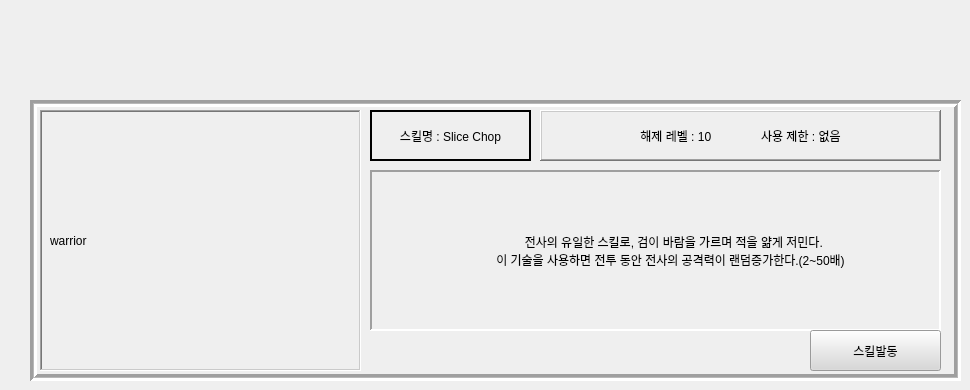
               <widget class="QWidget" name="page_4">
                <widget class="QFrame" name="frame_0">
                 <property name="geometry">
                  <rect>
                   <x>30</x>
                   <y>100</y>
                   <width>931</width>
                   <height>281</height>
                  </rect>
                 </property>
                 <property name="styleSheet">
                  <string notr="true"/>
                 </property>
                 <property name="frameShape">
                  <enum>QFrame::Box</enum>
                 </property>
                 <property name="frameShadow">
                  <enum>QFrame::Sunken</enum>
                 </property>
                 <property name="lineWidth">
                  <number>3</number>
                 </property>
                 <property name="midLineWidth">
                  <number>1</number>
                 </property>
                 <widget class="QFrame" name="lb_frame_0">
                  <property name="geometry">
                   <rect>
                    <x>10</x>
                    <y>10</y>
                    <width>321</width>
                    <height>261</height>
                   </rect>
                  </property>
                  <property name="frameShape">
                   <enum>QFrame::WinPanel</enum>
                  </property>
                  <property name="frameShadow">
                   <enum>QFrame::Sunken</enum>
                  </property>
                  <property name="lineWidth">
                   <number>2</number>
                  </property>
                  <property name="midLineWidth">
                   <number>1</number>
                  </property>
                  <widget class="QLabel" name="gif_0">
                   <property name="geometry">
                    <rect>
                     <x>10</x>
                     <y>10</y>
                     <width>301</width>
                     <height>241</height>
                    </rect>
                   </property>
                   <property name="text">
                    <string>warrior</string>
                   </property>
                  </widget>
                 </widget>
                 <widget class="QFrame" name="frame_0_1">
                  <property name="geometry">
                   <rect>
                    <x>340</x>
                    <y>10</y>
                    <width>161</width>
                    <height>51</height>
                   </rect>
                  </property>
                  <property name="frameShape">
                   <enum>QFrame::WinPanel</enum>
                  </property>
                  <property name="frameShadow">
                   <enum>QFrame::Plain</enum>
                  </property>
                  <property name="lineWidth">
                   <number>2</number>
                  </property>
                  <property name="midLineWidth">
                   <number>1</number>
                  </property>
                  <widget class="QLabel" name="Slice_chop">
                   <property name="geometry">
                    <rect>
                     <x>0</x>
                     <y>10</y>
                     <width>161</width>
                     <height>31</height>
                    </rect>
                   </property>
                   <property name="text">
                    <string>스킬명 : Slice Chop</string>
                   </property>
                   <property name="alignment">
                    <set>Qt::AlignCenter</set>
                   </property>
                  </widget>
                 </widget>
                 <widget class="QFrame" name="frame_0_2">
                  <property name="geometry">
                   <rect>
                    <x>510</x>
                    <y>10</y>
                    <width>401</width>
                    <height>51</height>
                   </rect>
                  </property>
                  <property name="autoFillBackground">
                   <bool>false</bool>
                  </property>
                  <property name="frameShape">
                   <enum>QFrame::WinPanel</enum>
                  </property>
                  <property name="frameShadow">
                   <enum>QFrame::Raised</enum>
                  </property>
                  <property name="lineWidth">
                   <number>2</number>
                  </property>
                  <property name="midLineWidth">
                   <number>1</number>
                  </property>
                  <widget class="QLabel" name="skill_info_0">
                   <property name="geometry">
                    <rect>
                     <x>10</x>
                     <y>10</y>
                     <width>381</width>
                     <height>31</height>
                    </rect>
                   </property>
                   <property name="text">
                    <string>해제 레벨 : 10               사용 제한 : 없음</string>
                   </property>
                   <property name="alignment">
                    <set>Qt::AlignCenter</set>
                   </property>
                   <property name="wordWrap">
                    <bool>true</bool>
                   </property>
                  </widget>
                 </widget>
                 <widget class="QFrame" name="frame_0_3">
                  <property name="geometry">
                   <rect>
                    <x>340</x>
                    <y>70</y>
                    <width>571</width>
                    <height>161</height>
                   </rect>
                  </property>
                  <property name="frameShape">
                   <enum>QFrame::Panel</enum>
                  </property>
                  <property name="frameShadow">
                   <enum>QFrame::Sunken</enum>
                  </property>
                  <property name="lineWidth">
                   <number>2</number>
                  </property>
                  <property name="midLineWidth">
                   <number>3</number>
                  </property>
                  <widget class="QLabel" name="skill_info_0_1">
                   <property name="geometry">
                    <rect>
                     <x>90</x>
                     <y>40</y>
                     <width>421</width>
                     <height>81</height>
                    </rect>
                   </property>
                   <property name="text">
                    <string>  전사의 유일한 스킬로, 검이 바람을 가르며 적을 얆게 저민다.                                         이 기술을 사용하면 전투 동안 전사의 공격력이 랜덤증가한다.(2~50배)</string>
                   </property>
                   <property name="alignment">
                    <set>Qt::AlignCenter</set>
                   </property>
                   <property name="wordWrap">
                    <bool>true</bool>
                   </property>
                  </widget>
                 </widget>
                 <widget class="QPushButton" name="skill_btn_warrior_slice_chop">
                  <property name="geometry">
                   <rect>
                    <x>780</x>
                    <y>230</y>
                    <width>131</width>
                    <height>41</height>
                   </rect>
                  </property>
                  <property name="styleSheet">
                   <string notr="true">background-color: rgb(216, 216, 216);</string>
                  </property>
                  <property name="text">
                   <string>스킬발동</string>
                  </property>
                  <property name="checkable">
                   <bool>true</bool>
                  </property>
                 </widget>
                 <widget class="QLabel" name="label">
                  <property name="geometry">
                   <rect>
                    <x>340</x>
                    <y>230</y>
                    <width>41</width>
                    <height>41</height>
                   </rect>
                  </property>
                  <property name="text">
                   <string/>
                  </property>
                  <property name="pixmap">
                   <pixmap>../../../../Downloads/Map_tile_48.png</pixmap>
                  </property>
                  <property name="scaledContents">
                   <bool>true</bool>
                  </property>
                 </widget>
                 <widget class="QLabel" name="label_2">
                  <property name="geometry">
                   <rect>
                    <x>380</x>
                    <y>230</y>
                    <width>41</width>
                    <height>41</height>
                   </rect>
                  </property>
                  <property name="text">
                   <string/>
                  </property>
                  <property name="pixmap">
                   <pixmap>../../../../Downloads/Map_tile_48.png</pixmap>
                  </property>
                  <property name="scaledContents">
                   <bool>true</bool>
                  </property>
                 </widget>
                 <widget class="QLabel" name="label_3">
                  <property name="geometry">
                   <rect>
                    <x>420</x>
                    <y>230</y>
                    <width>41</width>
                    <height>41</height>
                   </rect>
                  </property>
                  <property name="text">
                   <string/>
                  </property>
                  <property name="pixmap">
                   <pixmap>../../../../Downloads/Map_tile_48.png</pixmap>
                  </property>
                  <property name="scaledContents">
                   <bool>true</bool>
                  </property>
                 </widget>
                 <widget class="QLabel" name="label_4">
                  <property name="geometry">
                   <rect>
                    <x>540</x>
                    <y>230</y>
                    <width>41</width>
                    <height>41</height>
                   </rect>
                  </property>
                  <property name="text">
                   <string/>
                  </property>
                  <property name="pixmap">
                   <pixmap>../../../../Downloads/Map_tile_48.png</pixmap>
                  </property>
                  <property name="scaledContents">
                   <bool>true</bool>
                  </property>
                 </widget>
                 <widget class="QLabel" name="label_5">
                  <property name="geometry">
                   <rect>
                    <x>500</x>
                    <y>230</y>
                    <width>41</width>
                    <height>41</height>
                   </rect>
                  </property>
                  <property name="text">
                   <string/>
                  </property>
                  <property name="pixmap">
                   <pixmap>../../../../Downloads/Map_tile_48.png</pixmap>
                  </property>
                  <property name="scaledContents">
                   <bool>true</bool>
                  </property>
                 </widget>
                 <widget class="QLabel" name="label_6">
                  <property name="geometry">
                   <rect>
                    <x>460</x>
                    <y>230</y>
                    <width>41</width>
                    <height>41</height>
                   </rect>
                  </property>
                  <property name="text">
                   <string/>
                  </property>
                  <property name="pixmap">
                   <pixmap>../../../../Downloads/Map_tile_48.png</pixmap>
                  </property>
                  <property name="scaledContents">
                   <bool>true</bool>
                  </property>
                 </widget>
                 <widget class="QLabel" name="label_18">
                  <property name="geometry">
                   <rect>
                    <x>660</x>
                    <y>230</y>
                    <width>41</width>
                    <height>41</height>
                   </rect>
                  </property>
                  <property name="text">
                   <string/>
                  </property>
                  <property name="pixmap">
                   <pixmap>../../../../Downloads/Map_tile_48.png</pixmap>
                  </property>
                  <property name="scaledContents">
                   <bool>true</bool>
                  </property>
                 </widget>
                 <widget class="QLabel" name="label_19">
                  <property name="geometry">
                   <rect>
                    <x>620</x>
                    <y>230</y>
                    <width>41</width>
                    <height>41</height>
                   </rect>
                  </property>
                  <property name="text">
                   <string/>
                  </property>
                  <property name="pixmap">
                   <pixmap>../../../../Downloads/Map_tile_48.png</pixmap>
                  </property>
                  <property name="scaledContents">
                   <bool>true</bool>
                  </property>
                 </widget>
                 <widget class="QLabel" name="label_44">
                  <property name="geometry">
                   <rect>
                    <x>580</x>
                    <y>230</y>
                    <width>41</width>
                    <height>41</height>
                   </rect>
                  </property>
                  <property name="text">
                   <string/>
                  </property>
                  <property name="pixmap">
                   <pixmap>../../../../Downloads/Map_tile_48.png</pixmap>
                  </property>
                  <property name="scaledContents">
                   <bool>true</bool>
                  </property>
                 </widget>
                 <widget class="QLabel" name="label_46">
                  <property name="geometry">
                   <rect>
                    <x>700</x>
                    <y>230</y>
                    <width>41</width>
                    <height>41</height>
                   </rect>
                  </property>
                  <property name="text">
                   <string/>
                  </property>
                  <property name="pixmap">
                   <pixmap>../../../../Downloads/Map_tile_48.png</pixmap>
                  </property>
                  <property name="scaledContents">
                   <bool>true</bool>
                  </property>
                 </widget>
                 <widget class="QLabel" name="label_47">
                  <property name="geometry">
                   <rect>
                    <x>740</x>
                    <y>230</y>
                    <width>41</width>
                    <height>41</height>
                   </rect>
                  </property>
                  <property name="text">
                   <string/>
                  </property>
                  <property name="pixmap">
                   <pixmap>../../../../Downloads/Map_tile_48.png</pixmap>
                  </property>
                  <property name="scaledContents">
                   <bool>true</bool>
                  </property>
                 </widget>
                </widget>
               </widget>
